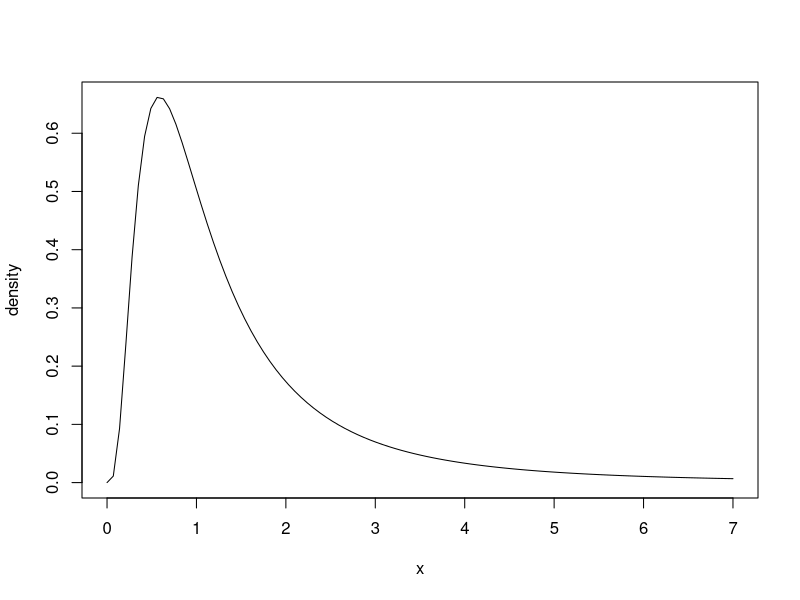

Reproduce this figure in R.
## ---- chunk 1
knitr::opts_chunk$set(echo = TRUE)
## ---- chunk 2
library(tidyverse)
## ---- chunk 3
curve(df(x, df1 = 11, df2 = 5), from = 0, to = 7, ylab = "density")
## ---- chunk 4
qf(.5, 11, 5)

# F(p;df1,df2)=q  
# F(.5; 11, 5)= 1.08
# There is a 50% chance that an F(11, 5) value will be lower than q=1.08
## ---- chunk 5
qf(.96, 11, 5)

# F(p;df1,df2)=q
# F(.96;11,5)= 5.25
# 4% of values will fall above q=5.25
## ---- chunk 6
pf(3,11,5)

# the probability that the value will be below 3 is 88%.
## ---- chunk 7
pf(5.25, 11,5)
1-.96

# The probability that the value will fall above 5.25 is 4%
